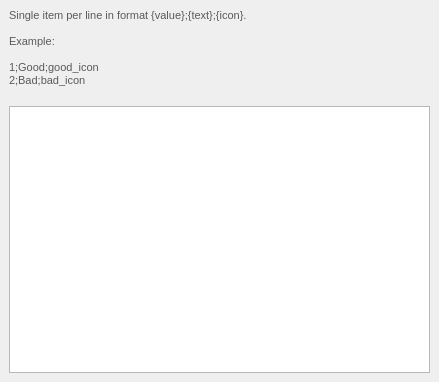
<?xml version="1.0" encoding="UTF-8"?>
<ui version="4.0">
 <class>Form</class>
 <widget class="QWidget" name="Form">
  <property name="geometry">
   <rect>
    <x>0</x>
    <y>0</y>
    <width>439</width>
    <height>382</height>
   </rect>
  </property>
  <property name="windowTitle">
   <string>Form</string>
  </property>
  <layout class="QGridLayout" name="gridLayout">
   <property name="margin">
    <number>0</number>
   </property>
   <item row="0" column="0">
    <widget class="QStackedWidget" name="stackedWidget">
     <property name="currentIndex">
      <number>1</number>
     </property>
     <widget class="QWidget" name="page">
      <layout class="QFormLayout" name="formLayout">
       <property name="fieldGrowthPolicy">
        <enum>QFormLayout::AllNonFixedFieldsGrow</enum>
       </property>
      </layout>
     </widget>
     <widget class="QWidget" name="page_3">
      <layout class="QGridLayout" name="gridLayout_4">
       <item row="1" column="0">
        <widget class="QPlainTextEdit" name="listText">
         <property name="centerOnScroll">
          <bool>false</bool>
         </property>
        </widget>
       </item>
       <item row="0" column="0">
        <widget class="QLabel" name="label_5">
         <property name="styleSheet">
          <string notr="true">color: rgb(89, 89, 89);</string>
         </property>
         <property name="text">
          <string>&lt;!DOCTYPE HTML PUBLIC &quot;-//W3C//DTD HTML 4.0//EN&quot; &quot;http://www.w3.org/TR/REC-html40/strict.dtd&quot;&gt;
&lt;html&gt;&lt;head&gt;&lt;meta name=&quot;qrichtext&quot; content=&quot;1&quot; /&gt;&lt;style type=&quot;text/css&quot;&gt;
p, li { white-space: pre-wrap; }
&lt;/style&gt;&lt;/head&gt;&lt;body style=&quot; font-family:'MS Shell Dlg 2'; font-size:8.25pt; font-weight:400; font-style:normal;&quot;&gt;
&lt;p style=&quot; margin-top:0px; margin-bottom:0px; margin-left:0px; margin-right:0px; -qt-block-indent:0; text-indent:0px;&quot;&gt;&lt;span style=&quot; font-size:8pt;&quot;&gt;Single item per line in format {value};{text};{icon}.&lt;/span&gt;&lt;/p&gt;
&lt;p style=&quot;-qt-paragraph-type:empty; margin-top:0px; margin-bottom:0px; margin-left:0px; margin-right:0px; -qt-block-indent:0; text-indent:0px; font-size:8pt;&quot;&gt;&lt;/p&gt;
&lt;p style=&quot; margin-top:0px; margin-bottom:0px; margin-left:0px; margin-right:0px; -qt-block-indent:0; text-indent:0px;&quot;&gt;&lt;span style=&quot; font-size:8pt;&quot;&gt;Example:&lt;/span&gt;&lt;/p&gt;
&lt;p style=&quot;-qt-paragraph-type:empty; margin-top:0px; margin-bottom:0px; margin-left:0px; margin-right:0px; -qt-block-indent:0; text-indent:0px; font-size:8pt;&quot;&gt;&lt;/p&gt;
&lt;p style=&quot; margin-top:0px; margin-bottom:0px; margin-left:0px; margin-right:0px; -qt-block-indent:0; text-indent:0px;&quot;&gt;&lt;span style=&quot; font-size:8pt;&quot;&gt;1;Good;good_icon&lt;/span&gt;&lt;/p&gt;
&lt;p style=&quot; margin-top:0px; margin-bottom:0px; margin-left:0px; margin-right:0px; -qt-block-indent:0; text-indent:0px;&quot;&gt;&lt;span style=&quot; font-size:8pt;&quot;&gt;2;Bad;bad_icon&lt;/span&gt;&lt;/p&gt;
&lt;p style=&quot;-qt-paragraph-type:empty; margin-top:0px; margin-bottom:0px; margin-left:0px; margin-right:0px; -qt-block-indent:0; text-indent:0px; font-size:8pt;&quot;&gt;&lt;/p&gt;&lt;/body&gt;&lt;/html&gt;</string>
         </property>
         <property name="wordWrap">
          <bool>true</bool>
         </property>
        </widget>
       </item>
      </layout>
     </widget>
    </widget>
   </item>
  </layout>
 </widget>
 <resources/>
 <connections>
  <connection>
   <sender>listText</sender>
   <signal>textChanged()</signal>
   <receiver>Form</receiver>
   <slot>widgetchanged()</slot>
   <hints>
    <hint type="sourcelabel">
     <x>62</x>
     <y>236</y>
    </hint>
    <hint type="destinationlabel">
     <x>5</x>
     <y>279</y>
    </hint>
   </hints>
  </connection>
 </connections>
 <slots>
  <slot>widgetchanged()</slot>
 </slots>
</ui>
